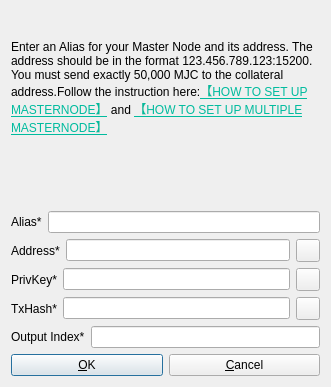
<?xml version="1.0" encoding="UTF-8"?>
<ui version="4.0">
 <class>AddEditAtomNode</class>
 <widget class="QDialog" name="AddEditAtomNode">
  <property name="geometry">
   <rect>
    <x>0</x>
    <y>0</y>
    <width>331</width>
    <height>387</height>
   </rect>
  </property>
  <property name="windowTitle">
   <string>Add/Edit.Majacoin Node</string>
  </property>
  <property name="modal">
   <bool>true</bool>
  </property>
  <layout class="QVBoxLayout" name="verticalLayout">
   <item>
    <widget class="QLabel" name="label_9">
     <property name="sizePolicy">
      <sizepolicy hsizetype="Preferred" vsizetype="Expanding">
       <horstretch>0</horstretch>
       <verstretch>0</verstretch>
      </sizepolicy>
     </property>
     <property name="styleSheet">
      <string notr="true"/>
     </property>
     <property name="text">
      <string>&lt;html&gt;&lt;head/&gt;&lt;body&gt;&lt;p&gt;Enter an Alias for your Master Node and its address. The address should be in the format 123.456.789.123:15200. You must send exactly 50,000 MJC to the collateral address.Follow the instruction here:&lt;a href=&quot;https://docs.google.com/document/d/11WnHDlVmNCTZDnrn8yQYXE21PRBn8h6A5bQiaVpn6Ts/edit?usp=sharing&quot;&gt;&lt;span style=&quot; text-decoration: underline; color:#00bb9e;&quot;&gt;【HOW TO SET UP MASTERNODE】&lt;/span&gt;&lt;/a&gt; and &lt;a href=&quot;https://docs.google.com/document/d/1m0YQVE-9CP_pLNKyMwQNMSj1QYOTbR0AKi_zjF7P8Hg/edit?usp=sharing&quot;&gt;&lt;span style=&quot; text-decoration: underline; color:#00bb9e;&quot;&gt;【HOW TO SET UP MULTIPLE MASTERNODE】&lt;/span&gt;&lt;/a&gt;&lt;/p&gt;&lt;p&gt;&lt;br/&gt;&lt;/p&gt;&lt;/body&gt;&lt;/html&gt;</string>
     </property>
     <property name="wordWrap">
      <bool>true</bool>
     </property>
    </widget>
   </item>
   <item>
    <layout class="QHBoxLayout" name="horizontalLayout_4">
     <property name="bottomMargin">
      <number>0</number>
     </property>
     <item>
      <widget class="QLabel" name="label_4">
       <property name="text">
        <string>Alias*</string>
       </property>
      </widget>
     </item>
     <item>
      <widget class="QLineEdit" name="aliasLineEdit"/>
     </item>
    </layout>
   </item>
   <item>
    <layout class="QHBoxLayout" name="horizontalLayout_5">
     <property name="bottomMargin">
      <number>0</number>
     </property>
     <item>
      <widget class="QLabel" name="label_6">
       <property name="text">
        <string>Address*</string>
       </property>
      </widget>
     </item>
     <item>
      <widget class="QLineEdit" name="addressLineEdit"/>
     </item>
     <item>
      <widget class="QToolButton" name="AddEditAddressPasteButton">
       <property name="toolTip">
        <string>Paste address from clipboard</string>
       </property>
       <property name="text">
        <string/>
       </property>
       <property name="icon">
        <iconset resource="../bitcoin.qrc">
         <normaloff>:/icons/editpaste</normaloff>:/icons/editpaste</iconset>
       </property>
       <property name="shortcut">
        <string>Alt+P</string>
       </property>
      </widget>
     </item>
    </layout>
   </item>
   <item>
    <layout class="QHBoxLayout" name="horizontalLayout_3">
     <property name="bottomMargin">
      <number>0</number>
     </property>
     <item>
      <widget class="QLabel" name="label_5">
       <property name="text">
        <string>PrivKey*</string>
       </property>
      </widget>
     </item>
     <item>
      <widget class="QLineEdit" name="privkeyLineEdit"/>
     </item>
     <item>
      <widget class="QToolButton" name="AddEditPrivkeyPasteButton">
       <property name="toolTip">
        <string>Paste address from clipboard</string>
       </property>
       <property name="text">
        <string/>
       </property>
       <property name="icon">
        <iconset resource="../bitcoin.qrc">
         <normaloff>:/icons/editpaste</normaloff>:/icons/editpaste</iconset>
       </property>
       <property name="shortcut">
        <string>Alt+P</string>
       </property>
      </widget>
     </item>
    </layout>
   </item>
   <item>
    <layout class="QHBoxLayout" name="horizontalLayout_2">
     <property name="bottomMargin">
      <number>0</number>
     </property>
     <item>
      <widget class="QLabel" name="label_2">
       <property name="text">
        <string>TxHash*</string>
       </property>
      </widget>
     </item>
     <item>
      <widget class="QLineEdit" name="txhashLineEdit"/>
     </item>
     <item>
      <widget class="QToolButton" name="AddEditTxhashPasteButton">
       <property name="toolTip">
        <string>Paste address from clipboard</string>
       </property>
       <property name="text">
        <string/>
       </property>
       <property name="icon">
        <iconset resource="../bitcoin.qrc">
         <normaloff>:/icons/editpaste</normaloff>:/icons/editpaste</iconset>
       </property>
       <property name="shortcut">
        <string>Alt+P</string>
       </property>
      </widget>
     </item>
    </layout>
   </item>
   <item>
    <layout class="QHBoxLayout" name="horizontalLayout_8">
     <property name="bottomMargin">
      <number>0</number>
     </property>
     <item>
      <widget class="QLabel" name="label_8">
       <property name="text">
        <string>Output Index*</string>
       </property>
      </widget>
     </item>
     <item>
      <widget class="QLineEdit" name="outputindexLineEdit"/>
     </item>
    </layout>
   </item>
   <item>
    <layout class="QHBoxLayout" name="horizontalLayout_Buttons">
     <item>
      <widget class="QPushButton" name="okButton">
       <property name="text">
        <string>&amp;OK</string>
       </property>
      </widget>
     </item>
     <item>
      <widget class="QPushButton" name="cancelButton">
       <property name="text">
        <string>&amp;Cancel</string>
       </property>
       <property name="autoDefault">
        <bool>false</bool>
       </property>
      </widget>
     </item>
    </layout>
   </item>
  </layout>
 </widget>
 <resources>
  <include location="../bitcoin.qrc"/>
 </resources>
 <connections/>
</ui>
